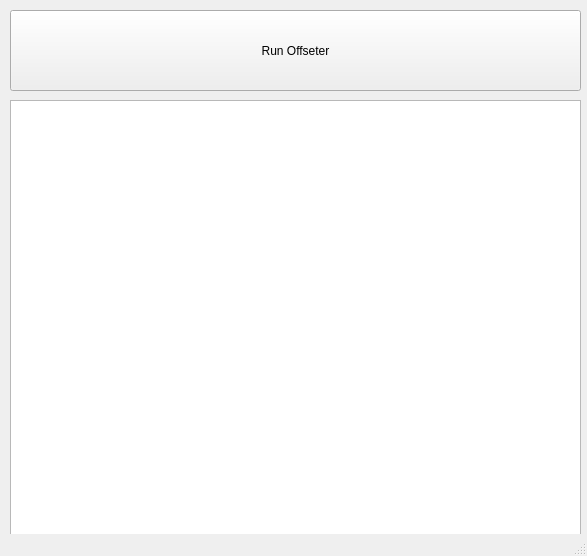
<?xml version="1.0" encoding="UTF-8"?>
<ui version="4.0">
 <class>MainWindow</class>
 <widget class="QMainWindow" name="MainWindow">
  <property name="geometry">
   <rect>
    <x>0</x>
    <y>0</y>
    <width>587</width>
    <height>556</height>
   </rect>
  </property>
  <property name="minimumSize">
   <size>
    <width>587</width>
    <height>556</height>
   </size>
  </property>
  <property name="maximumSize">
   <size>
    <width>587</width>
    <height>556</height>
   </size>
  </property>
  <property name="windowTitle">
   <string>MA2 fixture Offseter by Szymon Plotkowski</string>
  </property>
  <widget class="QWidget" name="centralwidget">
   <widget class="QPushButton" name="pushButton">
    <property name="geometry">
     <rect>
      <x>10</x>
      <y>10</y>
      <width>571</width>
      <height>81</height>
     </rect>
    </property>
    <property name="text">
     <string>Run Offseter</string>
    </property>
   </widget>
   <widget class="QTextBrowser" name="textBrowser">
    <property name="geometry">
     <rect>
      <x>10</x>
      <y>100</y>
      <width>571</width>
      <height>441</height>
     </rect>
    </property>
   </widget>
  </widget>
  <widget class="QStatusBar" name="statusbar"/>
 </widget>
 <resources/>
 <connections/>
</ui>
